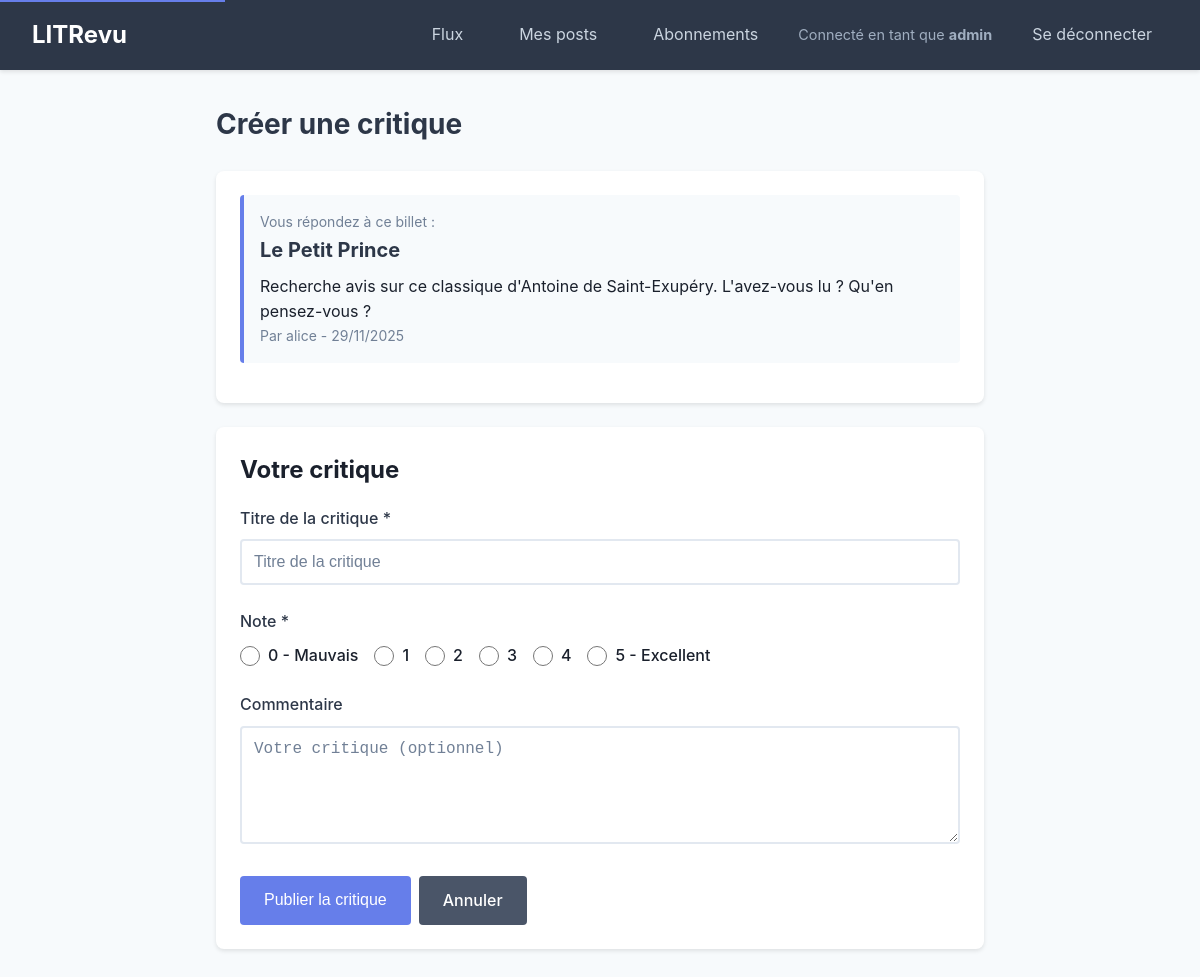
Screenshot of /ticket/1/review/ (signed in) with the database file from the repository.
### authentication/models.py (models this page shows, shortened)
class User(AbstractUser):
    profile_photo = models.ImageField(
        upload_to='profile_photos/',
        blank=True,
        null=True,
        verbose_name="Photo de profil"
    )
    class Meta:
        verbose_name = "Utilisateur"
        verbose_name_plural = "Utilisateurs"

### reviews/models.py (models this page shows, shortened)
class Ticket(models.Model):
    title = models.CharField(max_length=128, verbose_name="Titre")
    description = models.TextField(
        max_length=2048,
        blank=True,
        verbose_name="Description"
    )
    user = models.ForeignKey(
        to=settings.AUTH_USER_MODEL,
        on_delete=models.CASCADE,
        related_name='tickets'
    )
    image = models.ImageField(
        upload_to='tickets/',
        null=True,
        blank=True,
        verbose_name="Image"
    )
    time_created = models.DateTimeField(auto_now_add=True)
    class Meta:
        verbose_name = "Billet"
        verbose_name_plural = "Billets"
        ordering = ['-time_created']

### reviews/views.py (the view)
@login_required
def create_review(request, ticket_id):
    ticket = get_object_or_404(Ticket, id=ticket_id)
    if Review.objects.filter(ticket=ticket, user=request.user).exists():
        messages.error(
            request,
            'Vous avez déjà publié une critique pour ce billet.'
        )
        return redirect('feed')
    if request.method == 'POST':
        form = ReviewForm(request.POST)
        if form.is_valid():
            review = form.save(commit=False)
            review.ticket = ticket
            review.user = request.user
            review.save()
            messages.success(request, 'Votre critique a été publiée.')
            return redirect('feed')
    else:
        form = ReviewForm()
    return render(request, 'reviews/create_review.html', {
        'form': form,
        'ticket': ticket
    })

### reviews/forms.py
class ReviewForm(forms.ModelForm):
    RATING_CHOICES = [(i, str(i)) for i in range(6)]
    rating = forms.ChoiceField(
        choices=RATING_CHOICES,
        widget=forms.RadioSelect(attrs={
            'class': 'rating-radio',
            'aria-label': 'Note de 0 à 5'
        }),
        label='Note'
    )
    class Meta:
        model = Review
        fields = ['headline', 'rating', 'body']
        widgets = {
            'headline': forms.TextInput(attrs={
                'class': 'form-control',
                'placeholder': 'Titre de la critique',
                'aria-label': 'Titre de la critique'
            }),
            'body': forms.Textarea(attrs={
                'class': 'form-control',
                'placeholder': 'Votre critique (optionnel)',
                'rows': 5,
                'aria-label': 'Contenu de la critique'
            })
        }

### templates/reviews/create_review.html (shortened to what this page needs)
{% extends 'base.html' %}
{% block content %}
<h1 class="page-title">Créer une critique</h1>
<div class="card">
    <div class="ticket-preview">
        <p class="card-meta">Vous répondez à ce billet :</p>
        <h2 class="card-title">{{ ticket.title }}</h2>
        {% if ticket.description %}
        <p>{{ ticket.description }}</p>
        {% endif %}
        <p class="card-meta">Par {{ ticket.user.username }} - {{ ticket.time_created|date:"d/m/Y" }}</p>
    </div>
</div>
<div class="card">
    <h2 style="margin-bottom: 1rem;">Votre critique</h2>
    <form method="post" novalidate aria-label="Formulaire de création de critique">
        <div class="form-group">
            <label for="id_headline" class="form-label">Titre de la critique *</label>
            {{ form.headline }}
        </div>
        <div class="form-group">
            <label class="form-label">Note *</label>
            <div class="rating-group" role="radiogroup" aria-label="Note de 0 à 5">
                {% for radio in form.rating %}
                <div class="rating-option">
                    {{ radio.tag }}
                    <label for="{{ radio.id_for_label }}">{{ radio.choice_label }} {% if radio.choice_label == "0" %}- Mauvais{% elif radio.choice_label == "5" %}- Excellent{% endif %}</label>
                </div>
                {% endfor %}
            </div>
        </div>
        <div class="form-group">
            <label for="id_body" class="form-label">Commentaire</label>
            {{ form.body }}
        </div>
        <div class="btn-group">
            <button type="submit" class="btn btn-primary">Publier la critique</button>
            <a href="{% url 'feed' %}" class="btn btn-secondary">Annuler</a>
        </div>
    </form>
</div>
{% endblock %}

### templates/base.html (shortened to what this page needs)
<!DOCTYPE html>
<html lang="fr">
<head>
    {% load static %}
    <link rel="stylesheet" href="{% static 'css/base.css' %}">
</head>
<body>
    {% if user.is_authenticated %}
    <nav class="navbar" role="navigation" aria-label="Navigation principale">
        <div class="navbar-container">
            <a href="{% url 'feed' %}" class="navbar-brand" aria-label="LITRevu - Accueil">LITRevu</a>
            <ul class="navbar-nav">
                <li><a href="{% url 'feed' %}" class="nav-link {% if request.resolver_match.url_name == 'feed' %}active{% endif %}">Flux</a></li>
                <li><a href="{% url 'user_posts' %}" class="nav-link {% if request.resolver_match.url_name == 'user_posts' %}active{% endif %}">Mes posts</a></li>
                <li><a href="{% url 'follows' %}" class="nav-link {% if request.resolver_match.url_name == 'follows' %}active{% endif %}">Abonnements</a></li>
                <li><span class="user-info">Connecté en tant que <strong>{{ user.username }}</strong></span></li>
                <li><a href="{% url 'logout' %}" class="nav-link">Se déconnecter</a></li>
            </ul>
        </div>
    </nav>
    {% endif %}
    <main id="main-content" class="main-container" role="main">
        {% block content %}{% endblock %}
    </main>
</body>
</html>

### static/css/base.css (style rules this page uses)
:root { --primary-color: #4a5568; --secondary-color: #2d3748; --accent-color: #667eea; --background-color: #f7fafc; --card-background: #ffffff; --text-color: #1a202c; --text-muted: #718096; --border-color: #e2e8f0; --success-color: #48bb78; --error-color: #f56565; --warning-color: #ed8936; }
* { margin: 0; padding: 0; box-sizing: border-box; }
body { font-family: -apple-system, BlinkMacSystemFont, 'Segoe UI', Roboto, 'Helvetica Neue', Arial, sans-serif; background-color: var(--background-color); color: var(--text-color); line-height: 1.6; min-height: 100vh; }
.navbar { background-color: var(--secondary-color); padding: 1rem 2rem; box-shadow: 0 2px 4px rgba(0, 0, 0, 0.1); }
.navbar-container { max-width: 1200px; margin: 0 auto; display: flex; justify-content: space-between; align-items: center; flex-wrap: wrap; gap: 1rem; }
.navbar-brand { color: white; font-size: 1.5rem; font-weight: bold; text-decoration: none; }
.navbar-nav { display: flex; list-style: none; gap: 1.5rem; align-items: center; flex-wrap: wrap; }
.nav-link { color: #cbd5e0; text-decoration: none; padding: 0.5rem 1rem; border-radius: 4px; transition: all 0.2s ease; }
.user-info { color: #a0aec0; font-size: 0.9rem; }
.main-container { max-width: 800px; margin: 2rem auto; padding: 0 1rem; }
.card { background-color: var(--card-background); border-radius: 8px; box-shadow: 0 2px 4px rgba(0, 0, 0, 0.1); padding: 1.5rem; margin-bottom: 1.5rem; }
.card-meta { color: var(--text-muted); font-size: 0.875rem; }
.card-title { font-size: 1.25rem; margin-bottom: 0.5rem; color: var(--secondary-color); }
.form-group { margin-bottom: 1.5rem; }
.form-label { display: block; margin-bottom: 0.5rem; font-weight: 500; color: var(--secondary-color); }
.form-control { width: 100%; padding: 0.75rem; border: 2px solid var(--border-color); border-radius: 4px; font-size: 1rem; transition: border-color 0.2s ease; }
.form-control::placeholder { color: var(--text-muted); }
.rating-group { display: flex; gap: 1rem; flex-wrap: wrap; }
.rating-option { display: flex; align-items: center; gap: 0.5rem; }
.rating-option input[type="radio"] { width: 1.25rem; height: 1.25rem; cursor: pointer; }
.rating-option label { cursor: pointer; font-weight: 500; }
.btn { display: inline-block; padding: 0.75rem 1.5rem; border: none; border-radius: 4px; font-size: 1rem; font-weight: 500; text-decoration: none; cursor: pointer; transition: all 0.2s ease; text-align: center; }
.btn-primary { background-color: var(--accent-color); color: white; }
.btn-secondary { background-color: var(--primary-color); color: white; }
.btn-group { display: flex; gap: 0.5rem; flex-wrap: wrap; }
.page-title { font-size: 1.75rem; margin-bottom: 1.5rem; color: var(--secondary-color); }
.ticket-preview { background-color: var(--background-color); border-radius: 4px; padding: 1rem; margin-bottom: 1rem; border-left: 4px solid var(--accent-color); }

### rows the page displays
User: username "admin"
Ticket: title "Le Petit Prince", description "Recherche avis sur ce classique d'Antoine de Saint-Exupéry. L'avez-vous lu ? Qu'en pensez-vous ?", user.username "alice", time_created "29/11/2025"

### other values shown
{{ radio.choice_label }} "0" "1" "2" "3" "4" "5"
